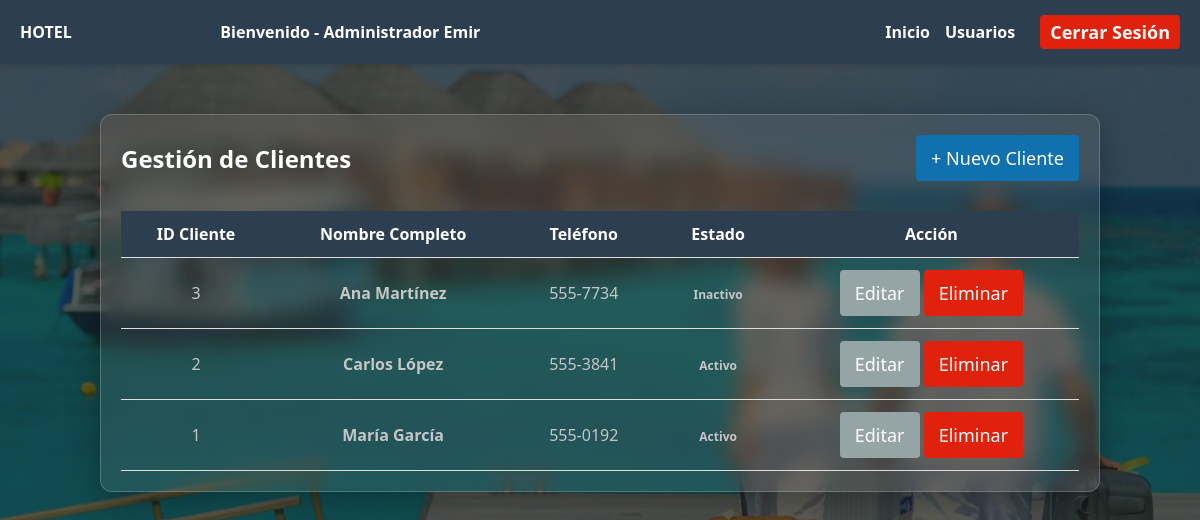
Page /views/clientes/clientes.php (signed in) on the committed database.
### tables this page shows
CREATE TABLE clientes (
    id_cliente INT AUTO_INCREMENT PRIMARY KEY,
    id_usuario INT DEFAULT NULL,
    nombre_completo VARCHAR(100) NOT NULL,
    telefono VARCHAR(20) NOT NULL,
    estado ENUM('Activo', 'Inactivo') DEFAULT 'Activo',
    FOREIGN KEY (id_usuario) REFERENCES usuarios(id_usuario) ON DELETE SET NULL
);

### views/clientes/clientes.php (the view, shortened to what this page needs)
<?php
$database = new Conexion();
$db = $database->obtenerConexion();
$stmt = $db->query("SELECT * FROM clientes ORDER BY id_cliente DESC");
$clientes = $stmt->fetchAll(PDO::FETCH_ASSOC);
?>
<!DOCTYPE html>
<html lang="es">
<head>
<link rel="stylesheet" href="../../css/clientes.css?v=<?php echo time(); ?>">
<link rel="stylesheet" href="../../css/global.css?v=<?php echo time(); ?>">
</head>
<body>
    <nav class="navbar">
        <a href="../panel.php" class="logo-link" style="text-decoration: none;">
            <div class="logo">HOTEL</div>
        </a>
        <div class="nav-links">
             <span style="font-weight: 600; margin-right: 390px;">
                Bienvenido -
                <?php echo($_SESSION['usuario_rol_id'] == 1 ? 'Administrador' : 'Cliente'); ?>
                <?php echo htmlspecialchars($_SESSION['usuario_nombre']); ?>
            </span>
            <a href="../panel.php">Inicio</a>
            <?php if ($_SESSION['usuario_rol_id'] == 1): ?>
                <a href="../usuarios/usuarios.php">Usuarios</a>
            <?php
endif; ?>
            <a href="../../php/auth/logout.php" class="btn btn-danger" style="margin-left: 10px; padding: 5px 10px;">Cerrar Sesión</a>
        </div>
    </nav>
    <div class="container crud-container">
        <div class="crud-header">
            <h2>Gestión de Clientes</h2>
            <a href="nuevo_cliente.php" class="btn btn-primary">+ Nuevo Cliente</a>
        </div>
        <table class="tabla-crud">
            <thead>
                <tr>
                    <th>ID Cliente</th>
                    <th>Nombre Completo</th>
                    <th>Teléfono</th>
                    <th>Estado</th>
                    <th>Acción</th>
                </tr>
            </thead>
            <tbody>
                <?php foreach ($clientes as $c): ?>
                    <tr>
                        <td style="color: #c6c6c6;"><?php echo $c['id_cliente']; ?></td>
                        <td style="color: #c6c6c6;" ><strong><?php echo htmlspecialchars($c['nombre_completo']); ?></strong></td>
                        <td style="color: #c6c6c6;"><?php echo htmlspecialchars($c['telefono']); ?></td>
                        <td>
                            <span style="color: #c6c6c6;" class="badge <?php echo $c['estado'] == 'Activo' ? 'badge-active' : 'badge-inactive'; ?>">
                                <?php echo $c['estado']; ?>
                            </span>
                        </td>
                        <td>
                            <a href="editar_cliente.php?id=<?php echo $c['id_cliente']; ?>" class="btn btn-secondary btn-small">Editar</a>
                            <button onclick="confirmarEliminacion(<?php echo $c['id_cliente']; ?>)" class="btn btn-danger btn-small">Eliminar</button>
                        </td>
                    </tr>
                <?php
endforeach; ?>
            </tbody>
        </table>
    </div>
</body>
</html>

### css/clientes.css (style rules this page uses)
body { background-color: #1a1a2e; background-image: url("../img/clientes.jpg"); background-size: cover; background-position: center; background-attachment: fixed; color: #f1f2f6; }
body::before { content: ''; position: fixed; top: 0; left: 0; width: 100%; height: 100%; background: rgba(0, 0, 0, 0.4); z-index: -1; }
.container { background: #c0b5b51a; backdrop-filter: blur(10px); border: 1px solid rgba(255, 255, 255, 0.2); border-radius: 12px; padding: 30px; margin-top: 50px !important; margin-bottom: 50px !important; margin-left: auto !important; margin-right: auto !important; width: 90%; max-width: 1000px; box-shadow: 0 8px 32px rgba(0, 0, 0, 0.3); }
table { width: 100%; border-collapse: collapse; color: #333; }
th, td { padding: 12px 15px; text-align: center; border-bottom: 1px solid #ddd; }
th { background-color: #2c3e50; color: white; }
.badge { padding: 4px 8px; border-radius: 12px; font-size: 12px; font-weight: 600; }
.crud-header { display: flex; justify-content: space-between; align-items: center; color: white; margin-bottom: 30px; }

### css/global.css (style rules this page uses)
* { margin: 0; padding: 0; box-sizing: border-box; font-family: 'Segoe UI', Tahoma, Geneva, Verdana, sans-serif; }
body { background-color: #f4f6f9; color: #333; display: flex; flex-direction: column; min-height: 100vh; }
.navbar { background: #2c3e50; color: #fff; padding: 15px 20px; display: flex; justify-content: space-between; align-items: center; box-shadow: 0 2px 4px rgba(0,0,0,0.1); }
.navbar .nav-links { display: flex; gap: 15px; align-items: center; }
.navbar a { color: #fff; text-decoration: none; font-weight: 600; }
.container { max-width: 1000px; margin: 0 auto; padding: 20px; }
.btn { display: inline-block; padding: 11px 15px; border: none; border-radius: 4px; cursor: pointer; font-size: 18px; text-align: center; text-decoration: none; transition: background 0.3s; }
.btn-primary { background: #1170ae; color: #fff !important; }
.btn-danger { background: #e0210c; color: #fff !important; }
.btn-secondary { background: #95a5a6; color: #fff !important; }

### rows in the picture
clientes: id_cliente "3", nombre_completo "Ana Martínez", telefono "555-7734", estado "Inactivo"
clientes: id_cliente "2", nombre_completo "Carlos López", telefono "555-3841", estado "Activo"
clientes: id_cliente "1", nombre_completo "María García", telefono "555-0192", estado "Activo"

### other values in the picture
$_SESSION['usuario_nombre'] "Emir"
